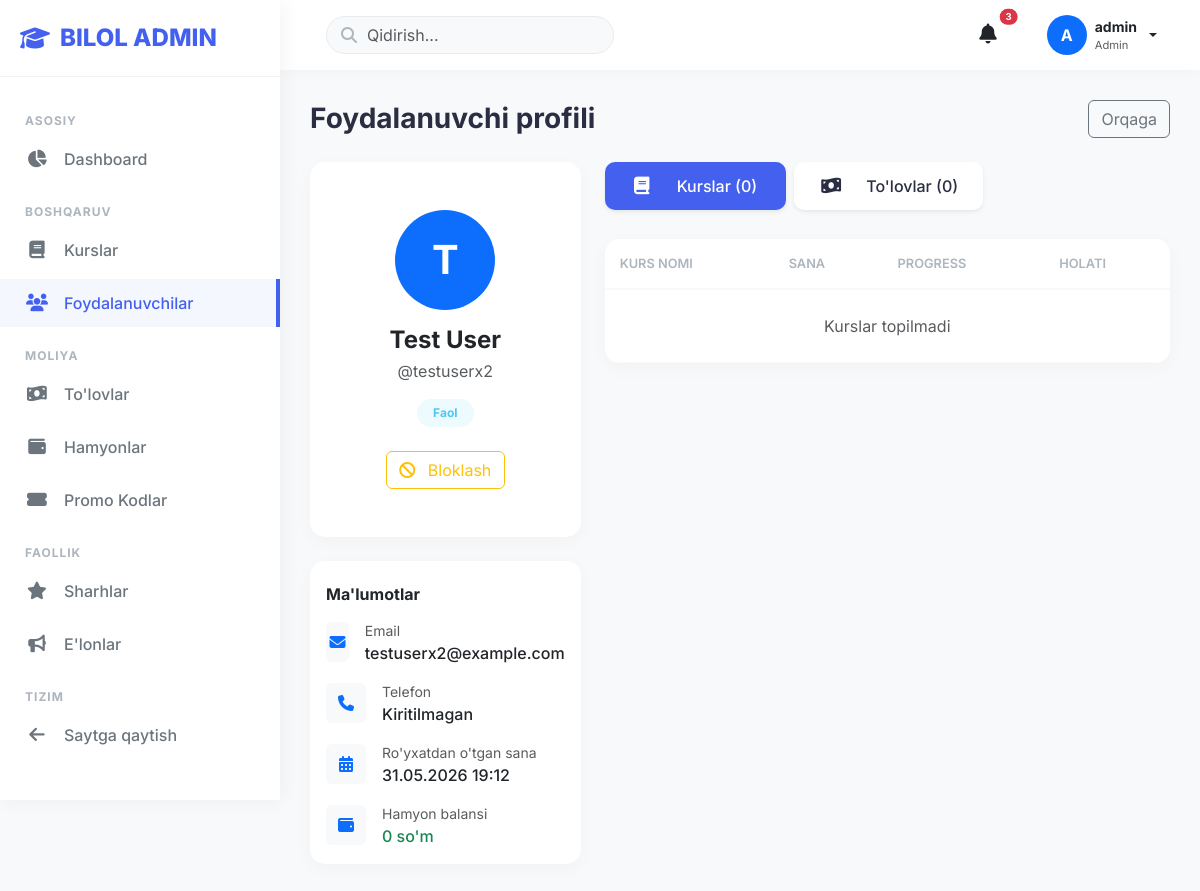
/dashboard/admin/users/4/ (signed in), run on the app's committed database.
### apps/accounts/models.py (models this page shows, shortened)
class User(AbstractUser):
    ROLE_CHOICES = [
        ('student', 'Student'),
        ('mentor', 'Mentor'),
        ('admin', 'Admin'),
    ]
    email = models.EmailField(unique=True)
    phone = models.CharField(max_length=20, blank=True, null=True)
    role = models.CharField(max_length=20, choices=ROLE_CHOICES, default='student')
    avatar = models.ImageField(upload_to='avatars/', blank=True, null=True)
    bio = models.TextField(blank=True, null=True)
    date_of_birth = models.DateField(blank=True, null=True)
    is_verified = models.BooleanField(default=False)
    coins = models.PositiveIntegerField(default=0)  # Coins for shop
    created_at = models.DateTimeField(auto_now_add=True)
    updated_at = models.DateTimeField(auto_now=True)
    USERNAME_FIELD = 'email'
    REQUIRED_FIELDS = ['username']
    class Meta:
        verbose_name = 'User'
        verbose_name_plural = 'Users'
        ordering = ['-created_at']
    def get_full_name(self):
        return f"{self.first_name} {self.last_name}".strip() or self.username

### apps/wallet/models.py (models this page shows, shortened)
class Wallet(models.Model):
    user = models.OneToOneField(settings.AUTH_USER_MODEL, on_delete=models.CASCADE, related_name='wallet')
    balance = models.DecimalField(max_digits=12, decimal_places=2, default=Decimal('0.00'))
    created_at = models.DateTimeField(auto_now_add=True)
    updated_at = models.DateTimeField(auto_now=True)
    class Meta:
        ordering = ['-updated_at']

### apps/dashboard/views.py (the view)
# urls.py: path('admin/users/<int:user_id>/', views.admin_user_detail_view, name='admin_user_detail'),
@user_passes_test(is_admin)
@login_required
def admin_user_detail_view(request, user_id):
    user = get_object_or_404(User, id=user_id)
    enrollments = Enrollment.objects.filter(user=user).select_related('course')
    transactions = Transaction.objects.filter(wallet__user=user).order_by('-created_at')
    wallet = Wallet.objects.filter(user=user).first()
    context = {
        'target_user': user,
        'enrollments': enrollments,
        'transactions': transactions,
        'wallet': wallet,
    }
    return render(request, 'dashboard/admin/user_detail.html', context)

### templates/dashboard/admin/user_detail.html (shortened to what this page needs)
{% extends 'dashboard/admin/base_admin.html' %}
{% block content %}
<div class="d-flex justify-content-between align-items-center mb-4">
    <h3 class="fw-bold mb-0">Foydalanuvchi profili</h3>
    <a href="{% url 'dashboard:admin_users' %}" class="btn btn-outline-secondary">Orqaga</a>
</div>
<div class="row g-4">
    <div class="col-md-4">
        <div class="card card-custom mb-4 text-center">
            <div class="card-body py-5">
                <div class="bg-primary text-white rounded-circle d-flex align-items-center justify-content-center mx-auto mb-3" style="width: 100px; height: 100px; font-size: 2.5rem; font-weight: bold;">
                    {{ target_user.first_name|first|default:target_user.username|first|upper }}
                </div>
                <h4 class="fw-bold mb-1">{{ target_user.get_full_name|default:target_user.username }}</h4>
                <p class="text-muted mb-3">@{{ target_user.username }}</p>
                <div class="d-flex justify-content-center gap-2 mb-4">
                    {% if target_user.is_active %}
                        <span class="badge badge-soft-success px-3 py-2 rounded-pill">Faol</span>
                    {% else %}
                        <span class="badge badge-soft-danger px-3 py-2 rounded-pill">Bloklangan</span>
                    {% endif %}
                </div>
                <div class="d-flex justify-content-center gap-2">
                    <a href="{% url 'dashboard:admin_block_user' target_user.id %}" class="btn {% if target_user.is_active %}btn-outline-warning{% else %}btn-success{% endif %} w-50">
                        <i class="fas {% if target_user.is_active %}fa-ban{% else %}fa-check{% endif %} me-2"></i> {% if target_user.is_active %}Bloklash{% else %}Faollashtirish{% endif %}
                    </a>
                </div>
            </div>
        </div>
        <div class="card card-custom">
            <div class="card-header bg-white border-bottom-0 pt-4 pb-0">
                <h6 class="fw-bold mb-0">Ma'lumotlar</h6>
            </div>
            <div class="card-body">
                <ul class="list-unstyled mb-0 vstack gap-3">
                    <li class="d-flex align-items-center gap-3">
                        <div class="bg-light text-primary rounded d-flex align-items-center justify-content-center" style="width: 40px; height: 40px;">
                            <i class="fas fa-envelope"></i>
                        </div>
                        <div>
                            <small class="text-muted d-block">Email</small>
                            <span class="fw-medium">{{ target_user.email }}</span>
                        </div>
                    </li>
                    <li class="d-flex align-items-center gap-3">
                        <div class="bg-light text-primary rounded d-flex align-items-center justify-content-center" style="width: 40px; height: 40px;">
                            <i class="fas fa-phone"></i>
                        </div>
                        <div>
                            <small class="text-muted d-block">Telefon</small>
                            <span class="fw-medium">{{ target_user.phone_number|default:"Kiritilmagan" }}</span>
                        </div>
                    </li>
                    <li class="d-flex align-items-center gap-3">
                        <div class="bg-light text-primary rounded d-flex align-items-center justify-content-center" style="width: 40px; height: 40px;">
                            <i class="fas fa-calendar-alt"></i>
                        </div>
                        <div>
                            <small class="text-muted d-block">Ro'yxatdan o'tgan sana</small>
                            <span class="fw-medium">{{ target_user.created_at|date:"d.m.Y H:i" }}</span>
                        </div>
                    </li>
                    <li class="d-flex align-items-center gap-3">
                        <div class="bg-light text-primary rounded d-flex align-items-center justify-content-center" style="width: 40px; height: 40px;">
                            <i class="fas fa-wallet"></i>
                        </div>
                        <div>
                            <small class="text-muted d-block">Hamyon balansi</small>
                            <span class="fw-medium text-success">{{ wallet.balance|default:0|floatformat:0 }} so'm</span>
                        </div>
                    </li>
                </ul>
            </div>
        </div>
    </div>
    <div class="col-md-8">
        <ul class="nav nav-pills mb-4 gap-2" id="user-tabs" role="tablist">
            <li class="nav-item" role="presentation">
                <button class="nav-link active bg-white shadow-sm" id="courses-tab" data-bs-toggle="tab" data-bs-target="#courses" type="button" role="tab" style="color: var(--dark-color); border-radius: 10px;">
                    <i class="fas fa-book me-2"></i>Kurslar ({{ enrollments.count }})
                </button>
            </li>
            <li class="nav-item" role="presentation">
                <button class="nav-link bg-white shadow-sm" id="payments-tab" data-bs-toggle="tab" data-bs-target="#payments" type="button" role="tab" style="color: var(--dark-color); border-radius: 10px;">
                    <i class="fas fa-money-bill-wave me-2"></i>To'lovlar ({{ transactions.count }})
                </button>
            </li>
        </ul>
        <div class="tab-content" id="user-tabs-content">
            <div class="tab-pane fade show active" id="courses" role="tabpanel">
                <div class="card card-custom">
                    <div class="card-body p-0">
                        <div class="table-responsive">
                            <table class="table table-custom table-hover">
                                <thead>
                                    <tr>
                                        <th>Kurs nomi</th>
                                        <th>Sana</th>
                                        <th>Progress</th>
                                        <th>Holati</th>
                                    </tr>
                                </thead>
                                <tbody>
                                    {% for e in enrollments %}
                                    <tr>
                                        <td>
                                            <a href="{% url 'dashboard:admin_course_detail' e.course.id %}" class="fw-bold text-dark text-decoration-none hover-primary">{{ e.course.title }}</a>
                                        </td>
                                        <td>{{ e.enrolled_at|date:"d.m.Y" }}</td>
                                        <td>
                                            <div class="d-flex align-items-center gap-2">
                                                <div class="progress flex-grow-1" style="height: 6px;">
                                                    <div class="progress-bar bg-success" style="width: {{ e.progress }}%"></div>
                                                </div>
                                                <small>{{ e.progress }}%</small>
                                            </div>
                                        </td>
                                        <td>
                                            {% if e.is_completed %}
                                                <span class="badge badge-soft-success">Tugatilgan</span>
                                            {% else %}
                                                <span class="badge badge-soft-warning">Jarayonda</span>
                                            {% endif %}
                                        </td>
                                    </tr>
                                    {% empty %}
                                    <tr>
                                        <td colspan="4" class="text-center py-4 text-muted">Kurslar topilmadi</td>
                                    </tr>
                                    {% endfor %}
                                </tbody>
                            </table>
                        </div>
                    </div>
                </div>
            </div>
        </div>
    </div>
</div>
{% endblock %}

### templates/dashboard/admin/base_admin.html (shortened to what this page needs)
{% load static %}
<!DOCTYPE html>
<html lang="uz">
<head>
    <link href="https://cdn.jsdelivr.net/npm/bootstrap@5.3.2/dist/css/bootstrap.min.css" rel="stylesheet">
    <link rel="stylesheet" href="https://cdnjs.cloudflare.com/ajax/libs/font-awesome/6.4.0/css/all.min.css">
</head>
<body>
    <aside class="sidebar" id="sidebar">
        <div class="sidebar-header">
            <a href="{% url 'dashboard:admin_analytics' %}" class="sidebar-brand">
                <i class="fas fa-graduation-cap"></i>
                <span>BILOL ADMIN</span>
            </a>
        </div>
        <ul class="nav-menu">
            <li class="nav-title">Asosiy</li>
            <li class="nav-item">
                <a href="{% url 'dashboard:admin_analytics' %}" class="nav-link {% if request.resolver_match.url_name == 'admin_analytics' %}active{% endif %}">
                    <i class="fas fa-chart-pie"></i>
                    <span>Dashboard</span>
                </a>
            </li>
            <li class="nav-title">Boshqaruv</li>
            <li class="nav-item">
                <a href="{% url 'dashboard:admin_courses' %}" class="nav-link {% if 'courses' in request.path %}active{% endif %}">
                    <i class="fas fa-book"></i>
                    <span>Kurslar</span>
                </a>
            </li>
            <li class="nav-item">
                <a href="{% url 'dashboard:admin_users' %}" class="nav-link {% if 'users' in request.path %}active{% endif %}">
                    <i class="fas fa-users"></i>
                    <span>Foydalanuvchilar</span>
                </a>
            </li>
            <li class="nav-title">Moliya</li>
            <li class="nav-item">
                <a href="{% url 'dashboard:admin_payments' %}" class="nav-link {% if 'payments' in request.path %}active{% endif %}">
                    <i class="fas fa-money-bill-wave"></i>
                    <span>To'lovlar</span>
                </a>
            </li>
            <li class="nav-item">
                <a href="{% url 'dashboard:admin_wallets' %}" class="nav-link {% if 'wallets' in request.path %}active{% endif %}">
                    <i class="fas fa-wallet"></i>
                    <span>Hamyonlar</span>
                </a>
            </li>
            <li class="nav-item">
                <a href="{% url 'dashboard:admin_promocodes' %}" class="nav-link {% if 'promocodes' in request.path %}active{% endif %}">
                    <i class="fas fa-ticket-alt"></i>
                    <span>Promo Kodlar</span>
                </a>
            </li>
            <li class="nav-title">Faollik</li>
            <li class="nav-item">
                <a href="{% url 'dashboard:admin_reviews' %}" class="nav-link {% if 'reviews' in request.path %}active{% endif %}">
                    <i class="fas fa-star"></i>
                    <span>Sharhlar</span>
                </a>
            </li>
            <li class="nav-item">
                <a href="{% url 'dashboard:admin_announcements' %}" class="nav-link {% if 'announcements' in request.path %}active{% endif %}">
                    <i class="fas fa-bullhorn"></i>
                    <span>E'lonlar</span>
                </a>
            </li>
            <li class="nav-title">Tizim</li>
            <li class="nav-item">
                <a href="{% url 'dashboard:home' %}" class="nav-link">
                    <i class="fas fa-arrow-left"></i>
                    <span>Saytga qaytish</span>
                </a>
            </li>
        </ul>
    </aside>
    <main class="main-content">
        <header class="topbar">
            <div class="d-flex align-items-center">
                <form class="topbar-search position-relative d-none d-md-block ms-3">
                    <i class="fas fa-search"></i>
                    <input type="text" class="form-control" placeholder="Qidirish...">
                </form>
            </div>
            <div class="d-flex align-items-center gap-4">
                <div class="dropdown">
                    <button class="btn btn-link text-dark position-relative" data-bs-toggle="dropdown">
                        <i class="fas fa-bell fs-5"></i>
                        <span class="position-absolute top-0 start-100 translate-middle badge rounded-pill bg-danger" style="font-size: 0.6rem;">
                            3
                        </span>
                    </button>
                </div>
                <div class="dropdown profile-dropdown">
                    <button class="btn btn-link dropdown-toggle d-flex align-items-center gap-2 text-decoration-none text-dark" data-bs-toggle="dropdown">
                        <div class="bg-primary text-white rounded-circle d-flex align-items-center justify-content-center" style="width: 40px; height: 40px; font-weight: bold;">
                            {{ user.first_name|first|default:user.username|first|upper }}
                        </div>
                        <div class="d-none d-sm-block text-start">
                            <p class="mb-0 fw-bold small">{{ user.get_full_name|default:user.username }}</p>
                            <p class="mb-0 text-muted" style="font-size: 0.7rem;">Admin</p>
                        </div>
                    </button>
                </div>
            </div>
        </header>
        <div class="page-content">
            {% block content %}{% endblock %}
        </div>
    </main>
</body>
</html>

### data on the page
User: first_name|first "A", get_full_name "admin"
User: first_name|first "T", get_full_name "Test User", username "testuserx2", email "testuserx2@example.com", created_at "31.05.2026 19:12"
Wallet: balance "0"

### other printed values
{{ target_user.phone_number|default:"Kiritilmagan" }} "Kiritilmagan"
{{ enrollments.count }} "0"
{{ transactions.count }} "0"
